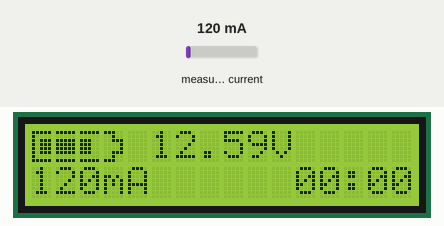
Bench run of a sketch on a simulated Arduino Uno, built with avr-gcc and run on an emulated ATmega328P. On the bench: 16×2 character LCD. Inputs (shaded band) come from the test bench; at power-on: measured current 120 mA. Random numbers use the default seed unless the sketch sets one.

Above: at 1.2 s.
1.3 s: measured current set to 40 mA
At 4.7 s:
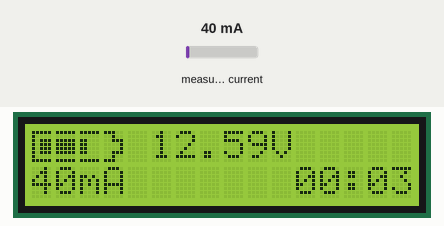
5.4 s: measured current set to 500 mA
At 8.0 s:
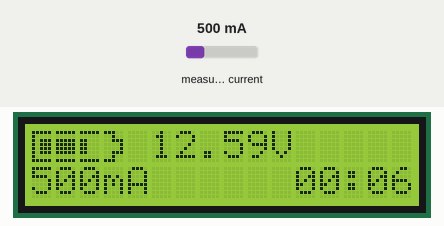
9.5 s: measured current set to 1000 mA
At 12.1 s:
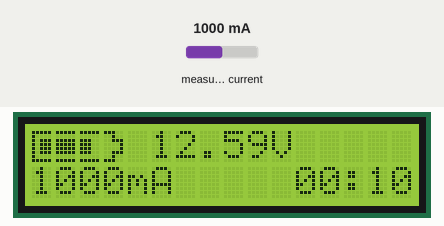
12.8 s: measured current set to 40 mA
At 15.2 s:
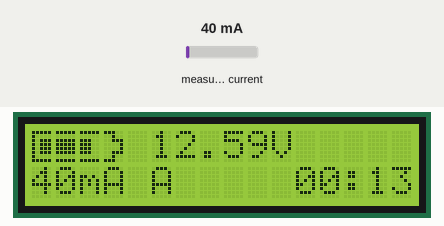
Timing chart, 0 to 16.7 s (numbered marks = the images above; inputs shaded):
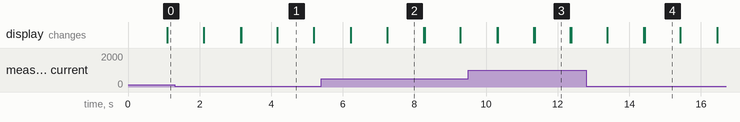

The sketch:

UPS.ino
```cpp
#include <LiquidCrystal.h>
//#include "ACS712.h"
#include "ZMPT101B.h"

// initialize the library with the numbers of the interface pins
LiquidCrystal lcd(12, 11, 9, 6, 5, 4);
ACS712  ACS(A1, 12.0, 1023, 100);
//ZMPT101B voltageSensor(A1);

byte b1[8] = {
  0b11111,
  0b10000,
  0b10000,
  0b10000,
  0b10000,
  0b10000,
  0b10000,
  0b11111
};

byte b1f[8] = {
  0b11111,
  0b10000,
  0b10111,
  0b10111,
  0b10111,
  0b10111,
  0b10000,
  0b11111
};

byte b2[8] = {
  0b11111,
  0b00000,
  0b00000,
  0b00000,
  0b00000,
  0b00000,
  0b00000,
  0b11111
};

byte b2f[8] = {
  0b11111,
  0b00000,
  0b11111,
  0b11111,
  0b11111,
  0b11111,
  0b00000,
  0b11111
};

byte b2f4[8] = {
  0b11111,
  0b00000,
  0b11110,
  0b11110,
  0b11110,
  0b11110,
  0b00000,
  0b11111
};

byte b2f3[8] = {
  0b11111,
  0b00000,
  0b11100,
  0b11100,
  0b11100,
  0b11100,
  0b00000,
  0b11111
};

byte b2f2[8] = {
  0b11111,
  0b00000,
  0b11000,
  0b11000,
  0b11000,
  0b11000,
  0b00000,
  0b11111
};

byte b2f1[8] = {
  0b11111,
  0b00000,
  0b10000,
  0b10000,
  0b10000,
  0b10000,
  0b00000,
  0b11111
};

byte b3[8] = {
  0b11100,
  0b00100,
  0b00111,
  0b00001,
  0b00001,
  0b00111,
  0b00100,
  0b11100
};

byte b3f[8] = {
  0b11100,
  0b00100,
  0b10111,
  0b10001,
  0b10001,
  0b10111,
  0b00100,
  0b11100
};

void getReadableTime(String &readableTime) {
  unsigned long currentMillis;
  unsigned long seconds;
  unsigned long minutes;
  unsigned long hours;
  unsigned long days;

  currentMillis = millis();
  seconds = currentMillis / 1000;
  minutes = seconds / 60;
  hours = minutes / 60;
  days = hours / 24;
  currentMillis %= 1000;
  seconds %= 60;
  minutes %= 60;
  hours %= 24;

  if (days > 0) {
    readableTime = String(days) + " ";
  }

  if (hours > 0) {
    readableTime += String(hours) + ":";
  }

  if (minutes < 10) {
    readableTime += "0";
  }
  readableTime += String(minutes) + ":";

  if (seconds < 10) {
    readableTime += "0";
  }
  readableTime += String(seconds);
}

void setup() {
  // set up the LCD's number of columns and rows:
  lcd.createChar(1, b1);
  lcd.createChar(2, b2);
  lcd.createChar(3, b3);
  lcd.createChar(4, b1f);
  lcd.createChar(5, b2f);
  lcd.createChar(6, b2f1);
  lcd.createChar(7, b2f2);
  lcd.createChar(8, b2f3);
  lcd.createChar(9, b2f4);
  lcd.createChar(10, b3f);
  lcd.begin(16, 2);
  ACS.autoMidPoint();

  // Print a message to the LCD.
  lcd.write(4);
  lcd.write(5);
  lcd.write(8);
  lcd.write(3);
  lcd.print(" 12.59V");

  //voltageSensor.setSensitivity(0.019);
  //voltageSensor.calibrate();
}

void loop() {
  int mA = ACS.mA_AC();
 //float U = voltageSensor.getVoltageAC();

  String readableTime;
  getReadableTime(readableTime);

  lcd.setCursor(2, 0);
  lcd.write(random(7,9));
  delay(1000);
  lcd.setCursor(0, 1);
  // print the number of seconds since reset:
  // lcd.print(millis()/1000);
  lcd.print(mA);
  lcd.print("mA ");
  //lcd.print(ACS.getNoisemV());
  lcd.setCursor(11, 1);
  lcd.print(readableTime);
}
```

Measured:
- what the display in image 1 shows lasts 1.0 s, from 4.2 s to 5.2 s
